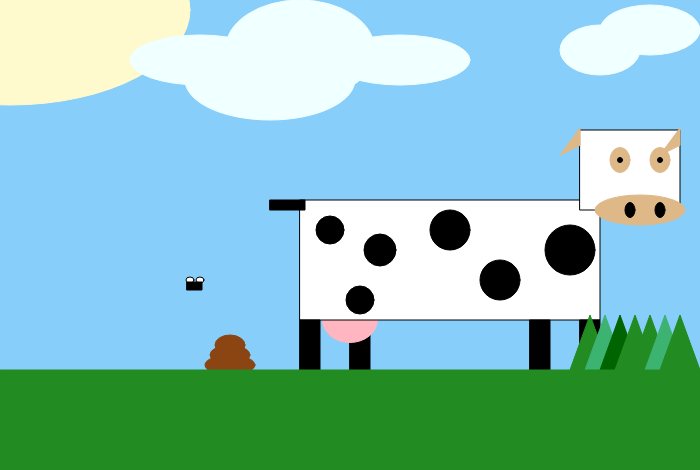
Frame 1 (no input)
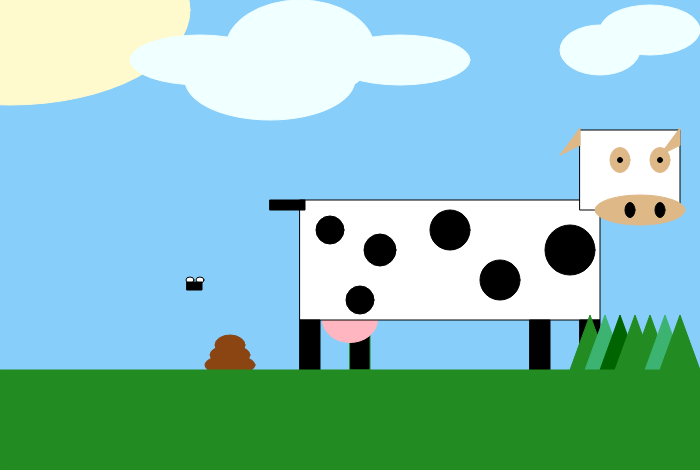
Frame 60 (no input)
Frame 120 (the mouse pressed at the canvas centre since frame 60): identical to frame 60, image omitted

The p5.js sketch that drew these frames (run headless with seeded random() and noise() and a simulated clock; from frame 60 on, the mouse is pressed at the canvas centre):

// p5.js sketch
// ── sketch.js
function setup() {
	createCanvas(700, 470);

	// Your sketch code
}

function draw() {
	background(135,206,250)
	
	fill(0, 0, 0)
	rect(350, 320, 20, 50);

	// Udder
	fill(255,182,193);
	stroke(255,182,193);
	ellipse(350, 320, 55, 45)

	// Body
	stroke(0,0,0);
	fill(255, 255, 255);
	rect(300, 200, 300, 120);

	// Head
	fill(255, 255, 255);
	rect(580, 130, 100, 80);

	// Strains
	fill(0, 0, 0);
	ellipse(380, 250, 32, 32);
	
	fill(0, 0, 0);
	ellipse(360, 300, 28, 28);

	fill(0, 0, 0);
	ellipse(450, 230, 40, 40);

	fill(0, 0, 0);
	ellipse(500, 280, 40, 40);

	fill(0, 0, 0);
	ellipse(570, 250, 50, 50);

	fill(0, 0, 0);
	ellipse(330, 230, 28, 28)

	// Legs
	rect(300, 320, 20, 50);
	rect(530, 320, 20, 50);
	rect(580, 320, 20, 50)

	
	// Eyes
	fill(222,184,135);
	stroke(222,184,135);
	ellipse (620, 160, 20, 25)

	fill(222,184,135);
	stroke(222,184,135);
	ellipse (660, 160, 20, 25)

	fill(0, 0, 0);
	stroke(0, 0, 0);
	ellipse (620, 160, 5, 5)

	fill(0, 0, 0);
	stroke(0, 0, 0);
	ellipse (660, 160, 5, 5)

	// Mouth
	fill(222,184,135);
	stroke(222,184,135);
	ellipse (640, 210, 90, 30)

	// Nose
	fill(0, 0, 0);
	stroke(0, 0, 0);
	ellipse (660, 210, 10, 15)

	fill(0, 0, 0);
	stroke(0, 0, 0);
	ellipse (630, 210, 10, 15)

	// Ears
	fill(222,184,135);
	stroke(222,184,135);
	triangle(580, 145, 580, 128, 560, 155)

	fill(222,184,135);
	stroke(222,184,135);
	triangle(680, 145, 680, 128, 660, 155)

	// Tail
	fill(0, 0, 0);
	stroke(0, 0, 0);
	rect(270, 200, 35, 10)

	// Grass
	fill(34,139,34);
	stroke(34,139,34);
	triangle(570, 370, 590, 315, 610, 370);

		fill(60,179,113);
		stroke(60,179,113);
		triangle(585, 370, 605, 315, 625, 370);

	fill(0,100,0);
	stroke(0,100,0);
	triangle(600, 370, 620, 315, 640, 370);

		fill(34,139,34);
		stroke(34,139,34);
		triangle(615, 370, 635, 315, 655, 370);

	fill(34,139,34);
	stroke(34,139,34);
	triangle(630, 370, 650, 315, 670, 370);

		fill(60,179,113);
		stroke(60,179,113);
		triangle(645, 370, 665, 315, 685, 370);

	fill(34,139,34);
	stroke(34,139,34);
	triangle(660, 370, 680, 315, 700, 370);

	// Poop
	fill(139,69,19);
	stroke(139,69,19);
	ellipse(230, 365, 50, 20)

	fill(139,69,19);
	stroke(139,69,19);
	ellipse(230, 355, 40, 20)

	fill(139,69,19);
	stroke(139,69,19);
	ellipse(230, 345, 30, 20)

	
	// Fly
		// Wings
		fill(255,255,255);
		stroke(0, 0, 0);
		ellipse(200, 280, 8, 6)

		fill(255,255,255);
		stroke(0, 0, 0);
		ellipse(190, 280, 8, 6)

		// Body
		fill(0, 0, 0);
		stroke(0, 0, 0);
		rect(187, 282, 15, 8)

	// Sun
	fill(255,250,205);
	stroke(255,250,205);
	ellipse(10, 10, 360, 190)

	// Clouds
	fill(240,255,255);
	stroke(240,255,255);
	ellipse(300, 50, 150, 100)

	fill(240,255,255);
	stroke(240,255,255);
	ellipse(270, 80, 170, 80)

	fill(240,255,255);
	stroke(240,255,255);
	ellipse(200, 60, 140, 50)

	fill(240,255,255);
	stroke(240,255,255);
	ellipse(400, 60, 140, 50)

	fill(240,255,255);
	stroke(240,255,255);
	ellipse(600, 50, 80, 50)

	fill(240,255,255);
	stroke(240,255,255);
	ellipse(650, 30, 100, 50)

	//Background Grass
	fill(34,139,34);
	stroke(34,139,34);
	rect (0, 370, 700, 100)







	// Your sketch code
}
